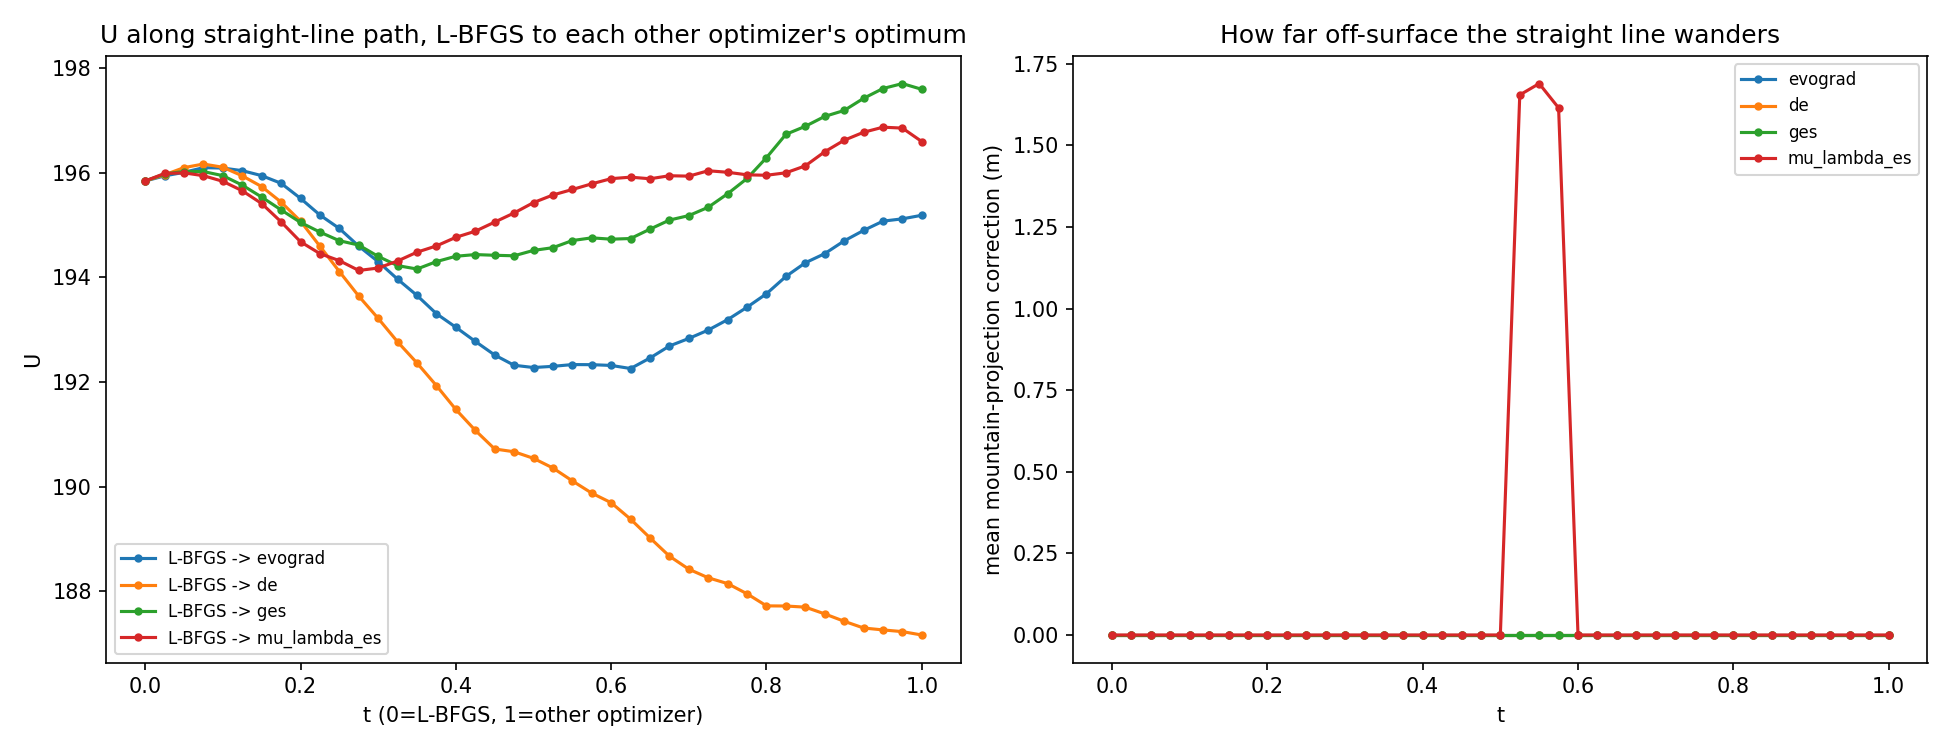

Write the Python code that produced this figure.
#!/usr/bin/env python3
"""
Cross-optimizer-family extension of mode_connectivity.py.

Every landscape-analysis experiment so far (grid scan, detector removal,
full-space slice, mode connectivity, the 5-seed L-BFGS study) has used ONLY
L-BFGS-derived layouts. The original motivation for the whole plateau
investigation was that structurally UNRELATED optimizers -- L-BFGS
(gradient), GES (evolutionary strategy), EvoGrad (fitness-weighted
evolutionary), DE (differential evolution), v5's (mu+lambda)-ES -- all
converge to similar U. That observation is separate evidence and still valid
on its own, but it does NOT mean their specific optima sit on the SAME
connected plateau as L-BFGS's -- that has never actually been tested. This
script closes that gap directly.

Hungarian-aligns each of these independently-found optima to the L-BFGS-best
reference (same method as mode_connectivity.py, opt_core.align_to_reference),
then linearly interpolates from L-BFGS to each of them, checking whether U
stays high along the path (same connected plateau) or dips (real barrier,
separate basin).

GES is included for contrast despite being flagged untrustworthy elsewhere in
this project (Hessian probe: GES-best sits on a numerical singularity, not a
genuine smooth optimum, see feedback_trust_lbfgs_over_ges) -- specifically to
see whether that numerical pathology shows up as a real interpolation
barrier, or whether GES's answer is connected to L-BFGS's anyway despite
sitting on a kink.

v5's (mu+lambda)-ES has two candidate runs; the earliest (20260622_041128)
predates the (North,East) vs (North,Up) coordinate-convention fix elsewhere
in this project and is excluded (its saved "East" values fall entirely
outside the mountain's real East span -- that's the elevation/Up scale
instead). 20260624_061237 has valid-range positions and its saved U=200.24
matches the known-good optimizer-comparison figure already in memory
(v5 (mu+lambda)-ES: 200.2), confirming it's a genuine, valid comparison point.
A built-in coordinate-range check (see COMPARISON_LAYOUTS loop below) flags
and skips any layout whose positions fall outside plausible mountain bounds,
so this class of issue doesn't silently corrupt future runs of this script.

DE's saved U (52-54, drastically worse than even random layouts ~150-170) is
suspicious -- re-evaluated here with the CURRENT frozen FNN+recon on fresh
batches (not trusting the possibly-stale saved value) before deciding whether
DE is a meaningful comparison point at all.
"""
import os, sys, json, time
import numpy as np
import torch
import matplotlib
matplotlib.use("Agg")
import matplotlib.pyplot as plt

_V6 = os.path.dirname(os.path.dirname(os.path.abspath(__file__)))
sys.path.insert(0, _V6)
import layouts as _layouts  # noqa: E402  (input/output locations)
import modules_v6  # noqa: F401

from modules_v6.constants import (
    N_DETECTORS, GEOMETRY_PATH_RESOLVED, GEOMETRY_GROUP, DET_KEY,
    EAST_ENTRY, LAYER_EAST_DX, N_PLANES,
    TRAINING_DATASET_FOLDER, FNN_FOLDER, RECON_FOLDER,
)
from modules_v4.tr_geometry import load_tr_mountain
from modules_v6.opt_core import utility_of_xy, load_models, align_to_reference
from modules_v6.tr_geometry_ne import project_to_mountain_ne

DEVICE = torch.device("cuda" if torch.cuda.is_available() else "cpu")
# Results live beside the other run outputs, not next to the code.
HERE = _layouts.results_dir()
RUN_BASE = _layouts.RUNS
BATCH_SEED_BASE = 1000
BATCH_SIZE = 512
N_BATCHES = 6
N_STEPS = 41

V5_RUN_BASE = os.path.join(os.path.dirname(_layouts.RUNS), "v5_es_runs")

COMPARISON_LAYOUTS = {
    "evograd": f"{RUN_BASE}/test_v6_run_04_optimize_evograd_combined/layout_best.pt",
    "de": f"{RUN_BASE}/test_v6_run_04_optimize_de_ensemble_grid/layout_best.pt",   # de_ensemble_combined is empty
    "ges": f"{RUN_BASE}/test_v6_run_04_optimize_ges_combined/layout_best.pt",
    # v5's (mu+lambda)-ES: 20260622_041128 predates the (North,East) vs (North,Up)
    # coordinate-convention fix (its saved "y"/East values range 2368-3901, which
    # doesn't overlap the mountain's real East span at all -- that's the elevation
    # scale, so that run is invalid and excluded. 20260624_061237 has valid-range
    # positions and its saved U=200.24 matches the known-good optimizer-comparison
    # figure in memory (v5 (mu+lambda)-ES: 200.2), confirming it's the right one.
    "mu_lambda_es": f"{V5_RUN_BASE}/20260624_061237/layout_best.pt",
}
REFERENCE_LAYOUT = f"{RUN_BASE}/test_v6_run_04_optimize_lbfgs_ensemble_ds_combined/layout_best.pt"

print("=" * 70)
print("Cross-optimizer-family mode connectivity: L-BFGS vs. EvoGrad, DE, GES")
print("=" * 70)

fnn, recon = load_models(DEVICE, fnn_folder=FNN_FOLDER, recon_dir=RECON_FOLDER + "_deepsets")
mountain = load_tr_mountain(GEOMETRY_PATH_RESOLVED, GEOMETRY_GROUP, DET_KEY,
    east_entry=EAST_ENTRY, layer_east_dx=LAYER_EAST_DX, n_planes=N_PLANES)

primary_all = torch.load(os.path.join(TRAINING_DATASET_FOLDER, "primary.pt"),
                         weights_only=False).float()
n_total = primary_all.shape[0]


def fresh_batch(seed):
    g = torch.Generator().manual_seed(seed)
    idx = torch.randint(0, n_total, (BATCH_SIZE,), generator=g)
    return primary_all[idx].to(DEVICE)


BATCHES = [fresh_batch(BATCH_SEED_BASE + b) for b in range(N_BATCHES)]


@torch.no_grad()
def eval_U(x, y):
    Us = [float(utility_of_xy(x.to(DEVICE), y.to(DEVICE), p, fnn, recon)[0].item()) for p in BATCHES]
    return float(np.mean(Us))


def load_layout(path):
    d = torch.load(path, map_location="cpu", weights_only=False)
    return d["x"].float().reshape(-1), d["y"].float().reshape(-1), float(d["U"])


ref_x, ref_y, ref_U_saved = load_layout(REFERENCE_LAYOUT)
ref_U_re = eval_U(ref_x, ref_y)
print(f"\nL-BFGS (reference) layout: U saved={ref_U_saved:.4f}  re-evaluated={ref_U_re:.4f}")

results = {"reference": dict(U_saved=ref_U_saved, U_reeval=ref_U_re)}

for tag, path in COMPARISON_LAYOUTS.items():
    cmp_x, cmp_y, cmp_U_saved = load_layout(path)

    # Coordinate-convention sanity check: catches layouts saved in the old
    # (North, Up) convention (pre coordinate-fix, see v5's 20260622_041128) --
    # its "East" values would actually be elevation-scaled and fall well
    # outside the mountain's real East span.
    n_lo, n_hi = float(mountain.n_min), float(mountain.n_max)
    e_lo, e_hi = float(mountain.east_lo), float(mountain.east_hi)
    cx_lo, cx_hi = float(cmp_x.min()), float(cmp_x.max())
    cy_lo, cy_hi = float(cmp_y.min()), float(cmp_y.max())
    n_pad, e_pad = 0.25 * (n_hi - n_lo), 0.25 * (e_hi - e_lo)
    coords_plausible = (cx_lo > n_lo - n_pad and cx_hi < n_hi + n_pad and
                         cy_lo > e_lo - e_pad and cy_hi < e_hi + e_pad)
    print(f"\n[{tag}] layout: N range=[{cx_lo:.0f},{cx_hi:.0f}]  E range=[{cy_lo:.0f},{cy_hi:.0f}]  "
          f"(mountain N=[{n_lo:.0f},{n_hi:.0f}]  E=[{e_lo:.0f},{e_hi:.0f}])")
    if not coords_plausible:
        print(f"[{tag}] WARNING: position range falls well outside the mountain's real "
              f"(East, North) bounds -- likely a stale (North, Up) coordinate-convention "
              f"layout, NOT a valid comparison point. Skipping.")
        results[tag] = dict(skipped=True, reason="coordinates outside plausible (N,E) bounds")
        continue

    cmp_U_re = eval_U(cmp_x, cmp_y)
    print(f"[{tag}] U saved={cmp_U_saved:.4f}  re-evaluated (current FNN+recon, "
          f"fresh batches)={cmp_U_re:.4f}")
    if cmp_U_re < 0.5 * ref_U_re:
        print(f"[{tag}] WARNING: re-evaluated U is far below the reference layout and below "
              f"the known random-layout range (~150-170) -- this optimum may not be a "
              f"meaningful comparison point (stale checkpoint mismatch or a genuinely failed "
              f"run), interpret its connectivity result with that in mind.")

    raw_disp = ((ref_x - cmp_x) ** 2 + (ref_y - cmp_y) ** 2).sqrt().mean()

    xy_stack = np.stack([
        np.stack([ref_x.numpy(), ref_y.numpy()], axis=-1),
        np.stack([cmp_x.numpy(), cmp_y.numpy()], axis=-1),
    ], axis=0)  # (2, n_det, 2)
    aligned, perms = align_to_reference(xy_stack, ref_idx=0)
    cmp_x_aligned = torch.as_tensor(aligned[1, :, 0], dtype=torch.float32)
    cmp_y_aligned = torch.as_tensor(aligned[1, :, 1], dtype=torch.float32)

    aligned_disp = ((ref_x - cmp_x_aligned) ** 2 + (ref_y - cmp_y_aligned) ** 2).sqrt().mean()
    cmp_U_aligned_check = eval_U(cmp_x_aligned, cmp_y_aligned)
    print(f"[{tag}] mean displacement: raw(unaligned)={raw_disp:.1f}m  "
          f"AFTER Hungarian alignment={aligned_disp:.1f}m")
    print(f"[{tag}] U after alignment (sanity check, should match re-evaluated): "
          f"{cmp_U_aligned_check:.4f}")

    print(f"[{tag}] sweeping {N_STEPS} points along the straight line from L-BFGS "
          f"to (aligned) {tag} ...")
    t0 = time.time()
    ts = np.linspace(0.0, 1.0, N_STEPS)
    U_path = np.zeros(N_STEPS, dtype=np.float64)
    disp_path = np.zeros(N_STEPS, dtype=np.float64)
    for k, t in enumerate(ts):
        N_t = (1 - t) * ref_x + t * cmp_x_aligned
        E_t = (1 - t) * ref_y + t * cmp_y_aligned
        N_proj, E_proj = project_to_mountain_ne(mountain, N_t, E_t)
        U_path[k] = eval_U(N_proj, E_proj)
        disp_path[k] = float(((N_proj - N_t) ** 2 + (E_proj - E_t) ** 2).sqrt().mean())
    dt = time.time() - t0
    print(f"[{tag}] done in {dt:.0f}s")

    min_along_path = float(U_path.min())
    min_t = float(ts[np.argmin(U_path)])
    endpoints_mean = 0.5 * (U_path[0] + U_path[-1])
    dip = endpoints_mean - min_along_path
    print(f"[{tag}] endpoints: U(t=0, L-BFGS)={U_path[0]:.3f}  U(t=1, {tag})={U_path[-1]:.3f}")
    print(f"[{tag}] minimum along path: U={min_along_path:.3f} at t={min_t:.3f}")
    print(f"[{tag}] dip below endpoints' average: {dip:.3f} ({100*dip/endpoints_mean:.2f}%)")
    print(f"[{tag}] mean mountain-projection correction along path: {disp_path.mean():.1f}m")

    results[tag] = dict(
        U_saved=cmp_U_saved, U_reeval=cmp_U_re,
        raw_displacement_m=float(raw_disp), aligned_displacement_m=float(aligned_disp),
        U_aligned_check=cmp_U_aligned_check,
        ts=ts.tolist(), U_path=U_path.tolist(), disp_path=disp_path.tolist(),
        min_along_path=min_along_path, min_t=min_t, dip_below_endpoints=dip,
        dip_pct=100 * dip / endpoints_mean,
    )

out_path = os.path.join(HERE, "cross_optimizer_mode_connectivity_results.json")
with open(out_path, "w") as f:
    json.dump(results, f, indent=2)
print(f"\nSaved to {out_path}")

fig, axes = plt.subplots(1, 2, figsize=(13, 5))
for tag in COMPARISON_LAYOUTS:
    r = results[tag]
    if r.get("skipped"):
        continue
    axes[0].plot(r["ts"], r["U_path"], "-o", markersize=3, label=f"L-BFGS -> {tag}")
    axes[1].plot(r["ts"], r["disp_path"], "-o", markersize=3, label=tag)
axes[0].set_xlabel("t (0=L-BFGS, 1=other optimizer)")
axes[0].set_ylabel("U")
axes[0].set_title("U along straight-line path, L-BFGS to each other optimizer's optimum")
axes[0].legend(fontsize=8)
axes[1].set_xlabel("t")
axes[1].set_ylabel("mean mountain-projection correction (m)")
axes[1].set_title("How far off-surface the straight line wanders")
axes[1].legend(fontsize=8)
fig.tight_layout()
out_png = os.path.join(HERE, "cross_optimizer_mode_connectivity.png")
fig.savefig(out_png, dpi=150)
print(f"[plot] wrote {out_png}")

print("\n" + "=" * 70)
print("CONCLUSION")
print("=" * 70)
for tag in COMPARISON_LAYOUTS:
    r = results[tag]
    if r.get("skipped"):
        print(f"  L-BFGS <-> {tag:12s}: SKIPPED ({r['reason']})")
        continue
    verdict = ("ONE connected plateau" if r["dip_pct"] < 5.0 else
               "a real barrier -- separate basins")
    caveat = " (but re-evaluated U is suspiciously low, interpret with caution)" \
        if r["U_reeval"] < 0.5 * ref_U_re else ""
    print(f"  L-BFGS <-> {tag:12s}: dip={r['dip_pct']:.2f}%  -> consistent with {verdict}{caveat}")
